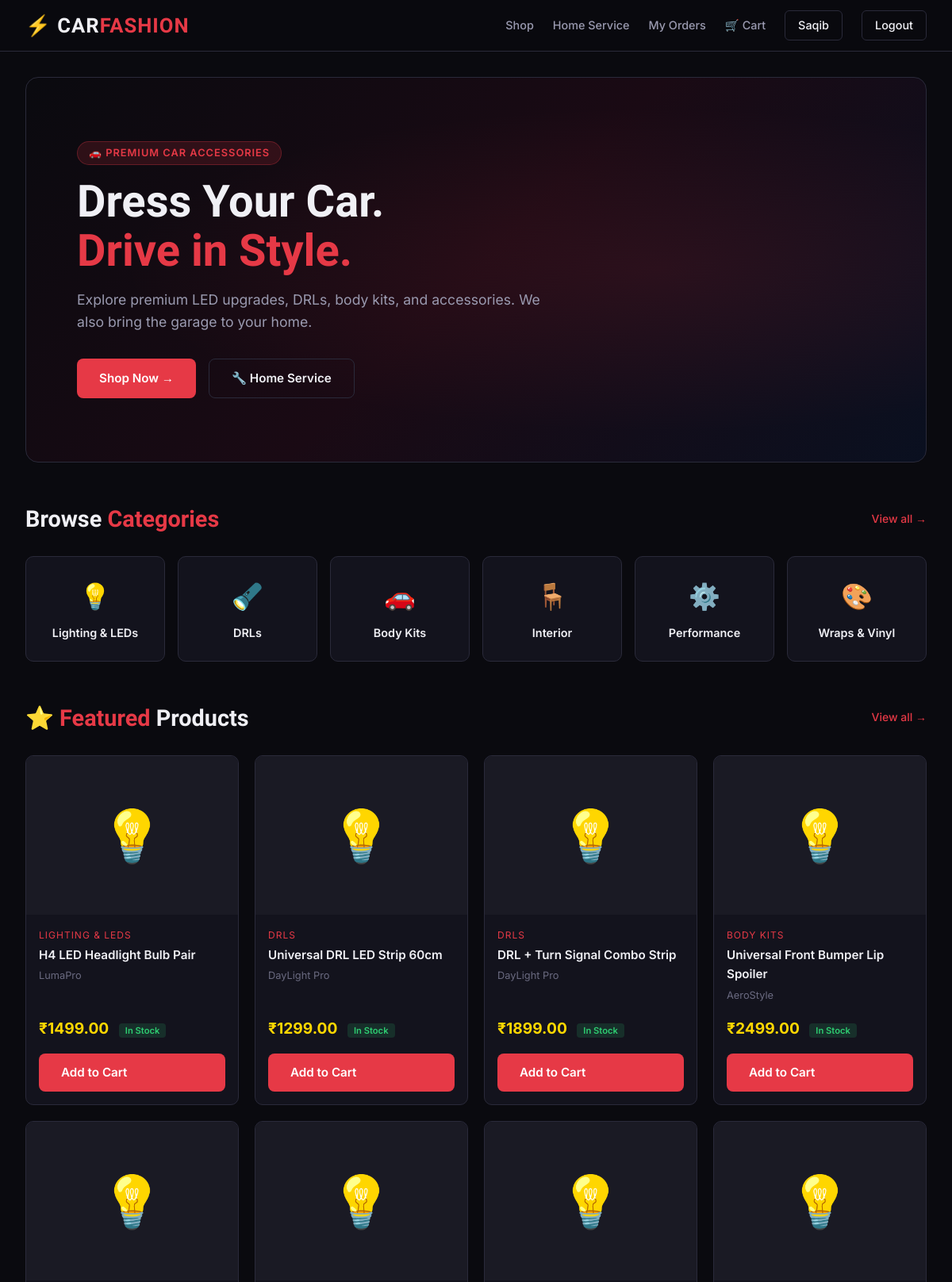
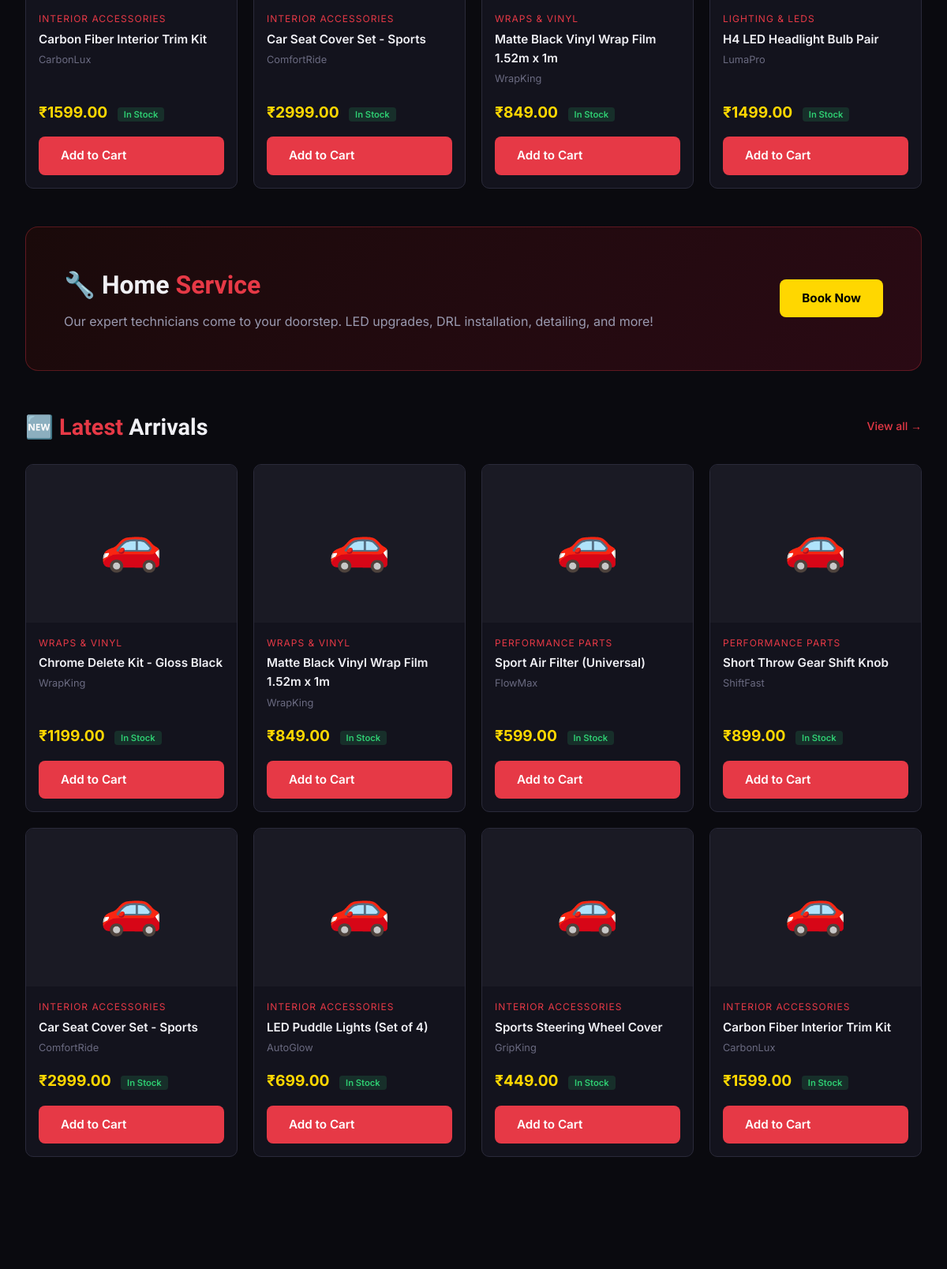
Screenshot of / (signed in, upper part) with the database file from the repository (2 pictures, top to bottom).
### store/models.py (models this page shows, shortened)
class Product(models.Model):
    category = models.ForeignKey(Category, on_delete=models.CASCADE, related_name='products')
    name = models.CharField(max_length=200)
    slug = models.SlugField(unique=True)
    description = models.TextField()
    price = models.DecimalField(max_digits=10, decimal_places=2)
    stock = models.PositiveIntegerField(default=0)
    image = models.ImageField(upload_to='products/', blank=True, null=True)
    brand = models.CharField(max_length=100, blank=True)
    is_available = models.BooleanField(default=True)
    is_featured = models.BooleanField(default=False)
    created_at = models.DateTimeField(auto_now_add=True)
    updated_at = models.DateTimeField(auto_now=True)
    @property
    def in_stock(self):
        return self.stock > 0

class Category(models.Model):
    name = models.CharField(max_length=100)
    slug = models.SlugField(unique=True)
    description = models.TextField(blank=True)
    image = models.ImageField(upload_to='categories/', blank=True, null=True)
    class Meta:
        verbose_name_plural = 'Categories'

### store/views.py (the view)
# urls.py: path('', views.home, name='home'),
def home(request):
    featured_products = Product.objects.filter(is_featured=True, is_available=True)[:8]
    categories = Category.objects.all()[:6]
    latest_products = Product.objects.filter(is_available=True).order_by('-created_at')[:8]
    context = {
        'featured_products': featured_products,
        'categories': categories,
        'latest_products': latest_products,
    }
    return render(request, 'store/home.html', context)

### store/context_processors.py (called while the page is built)
def cart_count(request):
    count = 0
    if request.user.is_authenticated:
        try:
            cart = Cart.objects.get(user=request.user)
            count = cart.item_count
        except Cart.DoesNotExist:
            pass
    return {'cart_count': count}

### store/templates/store/home.html (shortened to what this page needs)
{% extends 'base.html' %}
{% block content %}
<div class="hero">
  <div class="hero-content">
    <span class="hero-badge">🚗 Premium Car Accessories</span>
    <h1>Dress Your Car.<br><span>Drive in Style.</span></h1>
    <p>Explore premium LED upgrades, DRLs, body kits, and accessories. We also bring the garage to your home.</p>
    <div class="hero-actions">
      <a href="{% url 'product_list' %}" class="btn btn-red">Shop Now →</a>
      <a href="{% url 'home_service' %}" class="btn btn-ghost">🔧 Home Service</a>
    </div>
  </div>
</div>
{% if categories %}
<div class="section-header">
  <h2 class="section-title">Browse <span>Categories</span></h2>
  <a href="{% url 'product_list' %}" class="view-all">View all →</a>
</div>
<div class="categories-grid">
  <a href="{% url 'product_list' %}?category=lighting" class="category-card">
    <div class="category-icon">💡</div>
    <div class="category-name">Lighting & LEDs</div>
  </a>
  <a href="{% url 'product_list' %}?category=drls" class="category-card">
    <div class="category-icon">🔦</div>
    <div class="category-name">DRLs</div>
  </a>
  <a href="{% url 'product_list' %}?category=body-kits" class="category-card">
    <div class="category-icon">🚗</div>
    <div class="category-name">Body Kits</div>
  </a>
  <a href="{% url 'product_list' %}?category=interior" class="category-card">
    <div class="category-icon">🪑</div>
    <div class="category-name">Interior</div>
  </a>
  <a href="{% url 'product_list' %}?category=performance" class="category-card">
    <div class="category-icon">⚙️</div>
    <div class="category-name">Performance</div>
  </a>
  <a href="{% url 'product_list' %}?category=wraps" class="category-card">
    <div class="category-icon">🎨</div>
    <div class="category-name">Wraps & Vinyl</div>
  </a>
</div>
{% endif %}
{% if featured_products %}
<div class="section-header">
  <h2 class="section-title">⭐ <span>Featured</span> Products</h2>
  <a href="{% url 'product_list' %}" class="view-all">View all →</a>
</div>
<div class="product-grid">
  {% for product in featured_products %}
  <div class="product-card">
    <a href="{% url 'product_detail' product.slug %}">
      <div class="product-img">
        {% if product.image %}<img src="{{ product.image.url }}" alt="{{ product.name }}">
        {% else %}💡{% endif %}
      </div>
    </a>
    <div class="product-body">
      <div class="product-category">{{ product.category.name }}</div>
      <a href="{% url 'product_detail' product.slug %}">
        <div class="product-name">{{ product.name }}</div>
      </a>
      {% if product.brand %}<div class="product-brand">{{ product.brand }}</div>{% endif %}
      <div style="margin-top: auto; padding-top: 8px;">
        <span class="product-price">₹{{ product.price }}</span>
        {% if product.in_stock %}
          <span class="product-stock-badge in-stock">In Stock</span>
        {% else %}
          <span class="product-stock-badge out-of-stock">Out of Stock</span>
        {% endif %}
      </div>
    </div>
    <div class="product-footer">
      {% if product.in_stock %}
        <a href="{% url 'add_to_cart' product.id %}" class="btn btn-red btn-add">Add to Cart</a>
      {% else %}
        <button class="btn btn-ghost btn-add" disabled style="opacity:0.5;">Out of Stock</button>
      {% endif %}
    </div>
  </div>
  {% endfor %}
</div>
{% endif %}
<div class="service-banner">
  <div>
    <h2>🔧 Home <span>Service</span></h2>
    <p>Our expert technicians come to your doorstep. LED upgrades, DRL installation, detailing, and more!</p>
  </div>
  <a href="{% url 'home_service' %}" class="btn btn-gold">Book Now</a>
</div>
{% if latest_products %}
<div class="section-header">
  <h2 class="section-title">🆕 <span>Latest</span> Arrivals</h2>
  <a href="{% url 'product_list' %}" class="view-all">View all →</a>
</div>
<div class="product-grid">
  {% for product in latest_products %}
  <div class="product-card">
    <a href="{% url 'product_detail' product.slug %}">
      <div class="product-img">
        {% if product.image %}<img src="{{ product.image.url }}" alt="{{ product.name }}">
        {% else %}🚗{% endif %}
      </div>
    </a>
    <div class="product-body">
      <div class="product-category">{{ product.category.name }}</div>
      <a href="{% url 'product_detail' product.slug %}">
        <div class="product-name">{{ product.name }}</div>
      </a>
      {% if product.brand %}<div class="product-brand">{{ product.brand }}</div>{% endif %}
      <div style="margin-top: auto; padding-top: 8px;">
        <span class="product-price">₹{{ product.price }}</span>
        {% if product.in_stock %}
          <span class="product-stock-badge in-stock">In Stock</span>
        {% else %}
          <span class="product-stock-badge out-of-stock">Out of Stock</span>
        {% endif %}
      </div>
    </div>
    <div class="product-footer">
      {% if product.in_stock %}
        <a href="{% url 'add_to_cart' product.id %}" class="btn btn-red btn-add">Add to Cart</a>
      {% else %}
        <button class="btn btn-ghost btn-add" disabled style="opacity:0.5;">Out of Stock</button>
      {% endif %}
    </div>
  </div>
  {% endfor %}
</div>
{% endif %}
{% endblock %}

### templates/base.html (shortened to what this page needs)
<!DOCTYPE html>
<html lang="en">
<head>
  {% load static %}
  <link rel="stylesheet" href="{% static 'store/css/main.css' %}">
</head>
<body>
<nav class="navbar">
  <div class="nav-container">
    <a href="{% url 'home' %}" class="nav-brand">
      <span class="brand-icon">⚡</span> CAR<span class="brand-accent">FASHION</span>
    </a>
    <div class="nav-links">
      <a href="{% url 'product_list' %}">Shop</a>
      <a href="{% url 'home_service' %}">Home Service</a>
      {% if user.is_authenticated %}
        <a href="{% url 'order_list' %}">My Orders</a>
        <a href="{% url 'cart' %}" class="cart-link">
          🛒 Cart {% if cart_count %}<span class="cart-badge">{{ cart_count }}</span>{% endif %}
        </a>
        <a href="{% url 'profile' %}" class="btn-nav">{{ user.first_name|default:user.username }}</a>
        <a href="{% url 'logout' %}" class="btn-nav btn-outline">Logout</a>
      {% else %}
        <a href="{% url 'login' %}" class="btn-nav">Login</a>
        <a href="{% url 'register' %}" class="btn-nav btn-primary">Register</a>
      {% endif %}
    </div>
  </div>
</nav>
<main class="main-content">
  {% block content %}{% endblock %}
</main>
</body>
</html>

### rows the page displays
Product: category.name "LIGHTING & LEDS", name "H4 LED Headlight Bulb Pair", brand "LumaPro", price "1499.00", stock "In Stock"
Product: category.name "DRLS", name "Universal DRL LED Strip 60cm", brand "DayLight Pro", price "1299.00", stock "In Stock"
Product: category.name "DRLS", name "DRL + Turn Signal Combo Strip", brand "DayLight Pro", price "1899.00", stock "In Stock"
Product: category.name "BODY KITS", name "Universal Front Bumper Lip Spoiler", brand "AeroStyle", price "2499.00", stock "In Stock"
Product: category.name "INTERIOR ACCESSORIES", name "Carbon Fiber Interior Trim Kit", brand "CarbonLux", price "1599.00", stock "In Stock"
Product: category.name "INTERIOR ACCESSORIES", name "Car Seat Cover Set - Sports", brand "ComfortRide", price "2999.00", stock "In Stock"
Product: category.name "WRAPS & VINYL", name "Matte Black Vinyl Wrap Film 1.52m x 1m", brand "WrapKing", price "849.00", stock "In Stock"
Product: category.name "LIGHTING & LEDS", name "H4 LED Headlight Bulb Pair", brand "LumaPro", price "1499.00", stock "In Stock"
Product: category.name "WRAPS & VINYL", name "Chrome Delete Kit - Gloss Black", brand "WrapKing", price "1199.00", stock "In Stock"
Product: category.name "WRAPS & VINYL", name "Matte Black Vinyl Wrap Film 1.52m x 1m", brand "WrapKing", price "849.00", stock "In Stock"
Product: category.name "PERFORMANCE PARTS", name "Sport Air Filter (Universal)", brand "FlowMax", price "599.00", stock "In Stock"
Product: category.name "PERFORMANCE PARTS", name "Short Throw Gear Shift Knob", brand "ShiftFast", price "899.00", stock "In Stock"
Product: category.name "INTERIOR ACCESSORIES", name "Car Seat Cover Set - Sports", brand "ComfortRide", price "2999.00", stock "In Stock"
Product: category.name "INTERIOR ACCESSORIES", name "LED Puddle Lights (Set of 4)", brand "AutoGlow", price "699.00", stock "In Stock"
Product: category.name "INTERIOR ACCESSORIES", name "Sports Steering Wheel Cover", brand "GripKing", price "449.00", stock "In Stock"
Product: category.name "INTERIOR ACCESSORIES", name "Carbon Fiber Interior Trim Kit", brand "CarbonLux", price "1599.00", stock "In Stock"

### other values shown
{{ user.first_name|default:user.username }} "Saqib"
